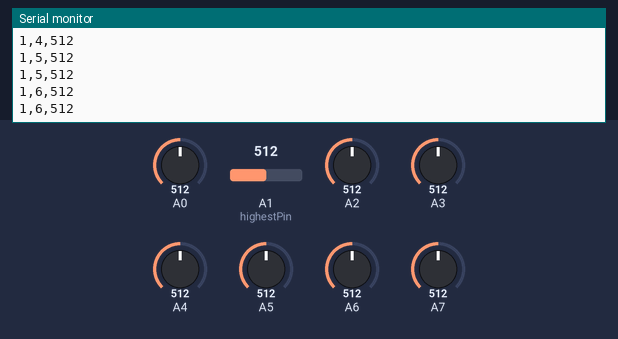
Recording of a sketch running on a simulated Arduino Uno, built with avr-gcc and run on an emulated ATmega328P. On the bench: the last lines printed to the serial monitor. The test bench sets the inputs (shaded band); at power-on: A0 = 512, A1 (highestPin) = 512, A2 = 512, A3 = 512, A4 = 512, A5 = 512, A6 = 512, A7 = 512.

Above: at 1.2 s.
1.3 s: A0 set to 716
At 2.1 s:
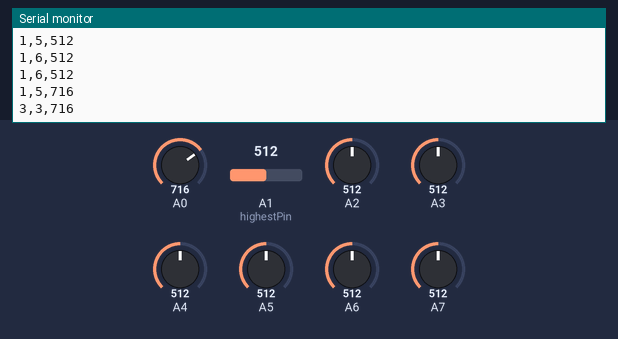
2.8 s: A1 (highestPin) set to 716
At 3.2 s:
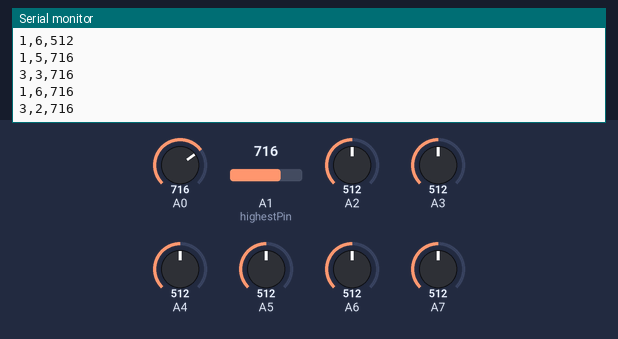
4.3 s: A2 set to 716
At 5.5 s:
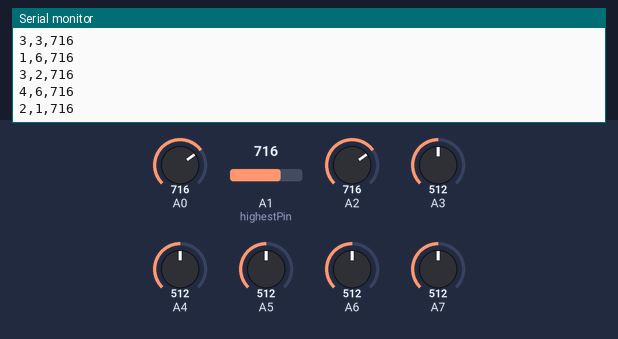
5.8 s: A3 set to 716
At 6.7 s:
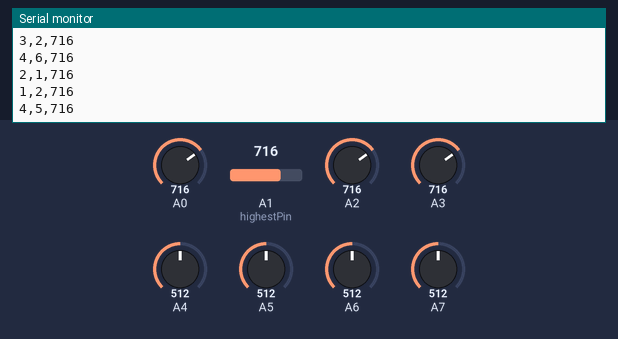
7.3 s: A4 set to 716
At 7.8 s:
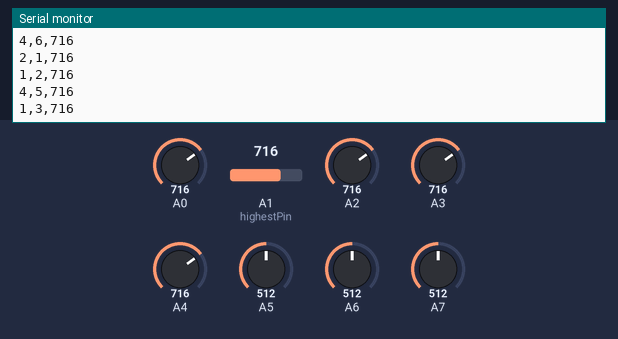
8.8 s: A5 set to 716
At 10.2 s:
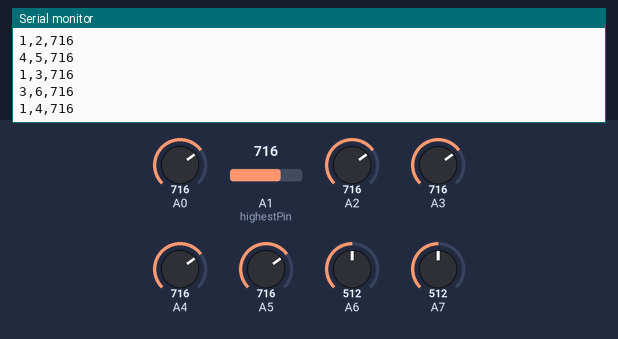
Timing chart, 0 to 11.3 s (numbered marks = the images above; inputs shaded):
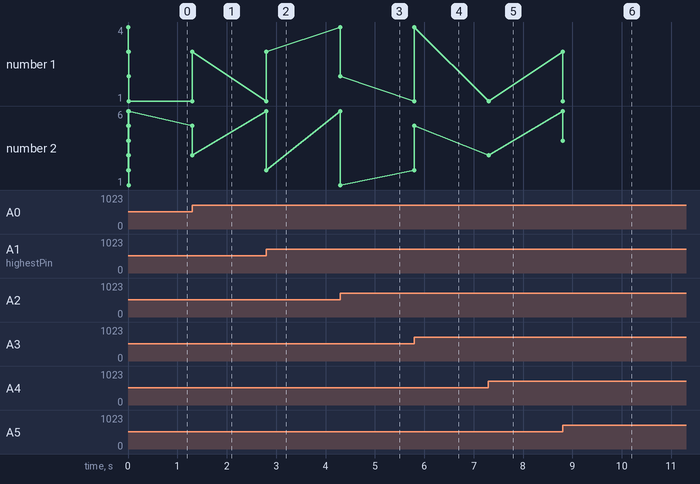

The sketch:

Simulaci_n_matriz_modulos.ino
```cpp
#include <Filters.h>

const float filterFrequency = 3.0 ;
const float pi = 3.14159265358979323846;
const int diff = 5;
const int lowestPin = 2;
const int highestPin = 15;


typedef struct
{
  int pos[2];
  int  varLP;
  int diff_new;

  void setup()
  {
      varLP=0;
      //varLP_new=0;
      //lowpass.setFilter(LOWPASS, 1/(2*pi/filterFrequency),0.0);
  }

  void procesar (int var)
  {
    //lowpass.input(var);
    //varLP_new=lowpass.output();
     diff_new=abs(varLP - var);
    if (diff_new>diff)
    {
      varLP=var;
      printValue();
    }
  }
  void printValue()
  {
    Serial.print(pos[0]);
    Serial.print(",");
    Serial.print(pos[1]);
    Serial.print(",");
    Serial.println(varLP);
  }
}modulo;
modulo modulos[highestPin+1];


/*void procesar (int pin)
{
  modulos[pin].var=analogRead(pin);
  modulos[pin].lowpass.input(modulos[pin].var);
  modulos[pin].varLP_new=modulo[pin].lowpass.output();
  if (abs(modulos[pin].varLP_new - modulos[pin].varLP)>=diff)
  {
    Serial.println(modulos[pin].pos[1] + " " + modulos[pin].pos[2] + "," + (float)(modulos[pin].varLP_new/1023));
    modulos[pin].varLP=modulos[pin].varLP_new;
  }
}*/

void inicializarPosiciones()
{
  modulos[2].pos[0] = 4;
  modulos[2].pos[1]=6;
  modulos[3].pos[0] = 4;
  modulos[3].pos[1] = 5;
  //modulos[4].pos = {};
  modulos[5].pos[0] = 3;
  modulos[5].pos[1] = 6;
  modulos[6].pos[0] = 3;
  modulos[6].pos[1] = 5;
  modulos[7].pos[0] = 3;
  modulos[7].pos[1] = 4;
  modulos[8].pos[0] = 3;
  modulos[8].pos[1] = 3;
  modulos[9].pos[0] = 3;
  modulos[9].pos[1] = 2;
  modulos[10].pos[0] = 2;
  modulos[10].pos[1] = 1;
  modulos[11].pos[0] = 1;
  modulos[11].pos[1] = 2;
  modulos[12].pos[0] = 1;
  modulos[12].pos[1] = 3;
  modulos[13].pos[0] = 1;
  modulos[13].pos[1] = 4;
  modulos[14].pos[0] = 1;
  modulos[14].pos[1] = 5;
  modulos[15].pos[0] = 1;
  modulos[15].pos[1] = 6;
}

void setup() {
  // put your setup code here, to run once:
  Serial.begin(115200);
  for (int thisPin = lowestPin; thisPin <= highestPin; thisPin++) {

    modulos[thisPin].setup();
    pinMode(thisPin, INPUT);
    //modulos[thisPin].lowpass.test();

  }
  inicializarPosiciones();
  int var;
  for (int i=lowestPin; i<highestPin+1; i++)
    {
      if (i==4){
        continue;
      }
      var=analogRead(i);
      modulos[i].procesar(var);
      modulos[i].printValue();
      //modulos[i].lowpass.print();
      //delay (10);
    }

  /*for (int i=lowestPin; i<highestPin+1; i++)
    {
      if (i==4)
        continue;
      modulos[i].procesar();
    }*/
}

void loop() {
  // put your main code here, to run repeatedly:
  int var;
    for (int i=lowestPin; i<highestPin+1; i++)
    {
      if (i==4){
        continue;
      }
      var=analogRead(i);
      modulos[i].procesar(var);
      //modulos[i].lowpass.print();
      //delay (10);
    }

}
```

Measured:
- after the input at 1.3 s, the serial monitor: prints a new line at once (image 1)
- after the input at 2.8 s, the serial monitor: prints a new line at once (image 2)
- after the input at 4.3 s, the serial monitor: prints a new line at once (image 3)
- after the input at 5.8 s, the serial monitor: prints a new line at once (image 4)
- after the input at 7.3 s, the serial monitor: prints a new line at once (image 5)
- after the input at 8.8 s, the serial monitor: prints a new line at once (image 6)
- plotted number 2: 1 → 5 after the input at 5.8 s, 5 → 3 after the input at 7.3 s
